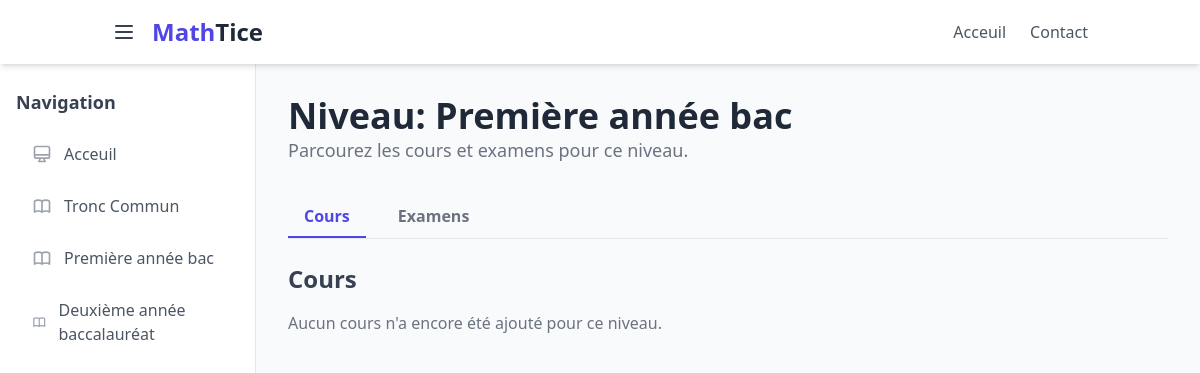
The app's page /courses/level/2/, older data.
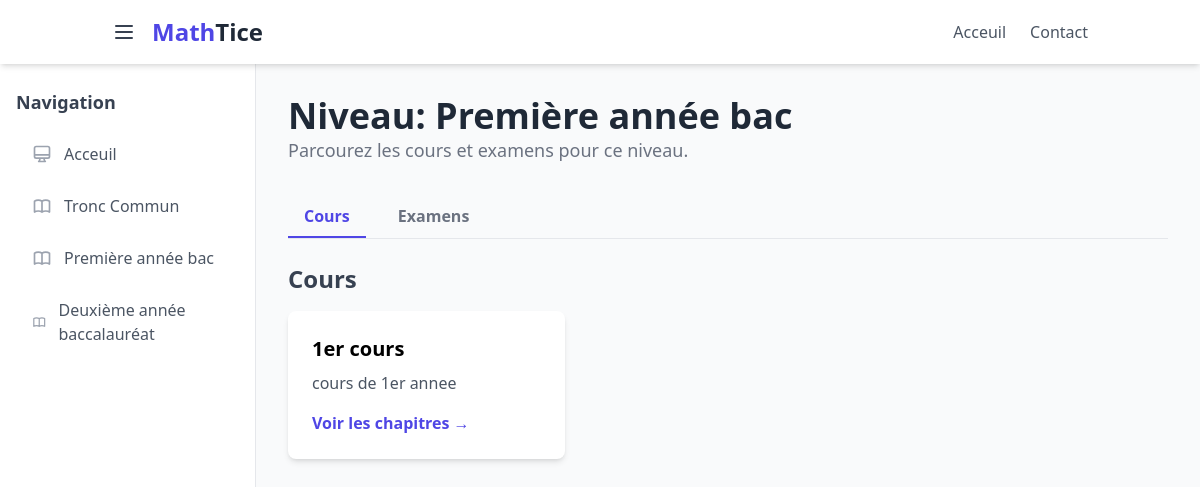
The same page, newer data.
### courses/models.py (models this page shows, shortened)
class SchoolLevel(models.Model):
    name = models.CharField(max_length=100)

class Course(models.Model):
    title = models.CharField(max_length=200)
    description = models.TextField()
    level = models.ForeignKey(SchoolLevel, on_delete=models.CASCADE)

### courses/views.py (the view)
# urls.py: path('level/<int:level_id>/', views.courses_by_level, name='courses_by_level'),
def courses_by_level(request, level_id):
    level = get_object_or_404(SchoolLevel, pk=level_id)
    view_type = request.GET.get('view', 'courses')
    context = {
        'level': level,
        'view_type': view_type,
    }
    if view_type == 'exams':
        exams_with_solution = Exam.objects.filter(level=level, with_solution=True)
        exams_blank = Exam.objects.filter(level=level, with_solution=False)
        context['exams_with_solution'] = exams_with_solution
        context['exams_blank'] = exams_blank
    else:
        courses = Course.objects.filter(level=level)
        context['courses'] = courses
    return render(request, 'courses/level_detail.html', context)

### courses/context_processors.py (called while the page is built)
def all_levels(request):
    return {
        'all_levels': SchoolLevel.objects.all()
    }

### webstudy/templates/courses/level_detail.html (shortened to what this page needs)
{% extends 'base.html' %}
{% block content %}
<div class="mb-8">
    <h1 class="text-4xl font-bold text-gray-800">Niveau: {{ level.name }}</h1>
    <p class="text-lg text-gray-500">Parcourez les cours et examens pour ce niveau.</p>
</div>
<div class="flex space-x-4 border-b mb-6">
    <a href="{% url 'courses_by_level' level.id %}?view=courses"
       class="py-2 px-4 font-semibold {% if view_type == 'courses' %}text-indigo-600 border-b-2 border-indigo-600{% else %}text-gray-500 hover:text-gray-700{% endif %}">
       Cours
    </a>
    <a href="{% url 'courses_by_level' level.id %}?view=exams"
       class="py-2 px-4 font-semibold {% if view_type == 'exams' %}text-indigo-600 border-b-2 border-indigo-600{% else %}text-gray-500 hover:text-gray-700{% endif %}">
       Examens
    </a>
</div>
{% if view_type == 'courses' %}
    <div id="courses-content">
        <h2 class="text-2xl font-semibold text-gray-700 mb-4">Cours</h2>
        <div class="grid grid-cols-1 md:grid-cols-2 lg:grid-cols-3 gap-6">
            {% for course in courses %}
            <div class="bg-white p-6 rounded-lg shadow-md hover:shadow-xl transition-shadow duration-300">
                <h3 class="text-xl font-bold">{{ course.title }}</h3>
                <p class="mt-2 text-gray-600 flex-grow">{{ course.description|truncatewords:20 }}</p>
                <a href="{% url 'course_detail' course.pk %}" class="text-indigo-600 hover:underline mt-4 inline-block font-semibold">Voir les chapitres →</a>
            </div>
            {% empty %}
            <p class="text-gray-500 col-span-full">Aucun cours n'a encore été ajouté pour ce niveau.</p>
            {% endfor %}
        </div>
    </div>
{% endif %}
{% endblock %}

### webstudy/templates/base.html (shortened to what this page needs)
<!DOCTYPE html>
<html lang="en">
<head>
    <script src="https://cdn.tailwindcss.com"></script>
</head>
<body class="bg-gray-50 font-sans">
    <div class="flex flex-col h-screen">
        <header class="bg-white shadow-md z-30">
            <div class="container mx-auto px-6 py-4 flex justify-between items-center">
                <div class="flex items-center space-x-4">
                    <button id="sidebar-toggle" class="text-gray-700 hover:text-indigo-600 focus:outline-none">
                        <svg class="w-6 h-6" fill="none" stroke="currentColor" viewBox="0 0 24 24" xmlns="http://www.w3.org/2000/svg"><path stroke-linecap="round" stroke-linejoin="round" stroke-width="2" d="M4 6h16M4 12h16M4 18h16"></path></svg>
                    </button>
                    <a href="/" class="text-2xl font-bold text-gray-800">
                        <span class="text-indigo-600">Math</span>Tice
                    </a>
                </div>
                <nav class="hidden md:flex items-center space-x-6">
                    <a href="/" class="text-gray-600 hover:text-indigo-600 transition">Acceuil</a>
                    <a href="{% url 'contact' %}" class="text-gray-600 hover:text-indigo-600 transition">Contact</a>
                </nav>
            </div>
        </header>
        <div class="flex flex-1 overflow-hidden">
            <aside id="sidebar" class="w-64 bg-white shadow-lg flex-shrink-0 transform -translate-x-full transition-transform duration-300 ease-in-out z-20 md:translate-x-0 md:shadow-none md:border-r">
                <div class="py-6 px-4">
                    <h2 class="text-lg font-semibold text-gray-700 mb-4">Navigation</h2>
                    <nav class="space-y-2">
                        <a href="{% url 'article_list' %}" class="flex items-center px-4 py-2.5 text-gray-600 rounded-lg hover:bg-indigo-50 hover:text-indigo-700 transition group">
                            Acceuil
                        </a>
            {% for level in all_levels %}
            <a href="{% url 'courses_by_level' level.id %}" class="flex items-center p-2 px-4 py-2.5 text-gray-600 rounded-lg hover:bg-indigo-50 hover:text-indigo-700 transition group">
                {{ level.name }}
            </a>
            {% endfor %}
                    </nav>
                </div>
            </aside>
            <main class="flex-1 p-6 lg:p-8 overflow-y-auto">
                {% block content %}{% endblock %}
            </main>
        </div>
    </div>
</body>
</html>

Row changes from the older to the newer data that the page shows:
added Course: title "1er cours", description "cours de 1er annee"
Text that changed along with them:
text no longer shown: "Aucun cours n'a encore été ajouté pour ce niveau."
